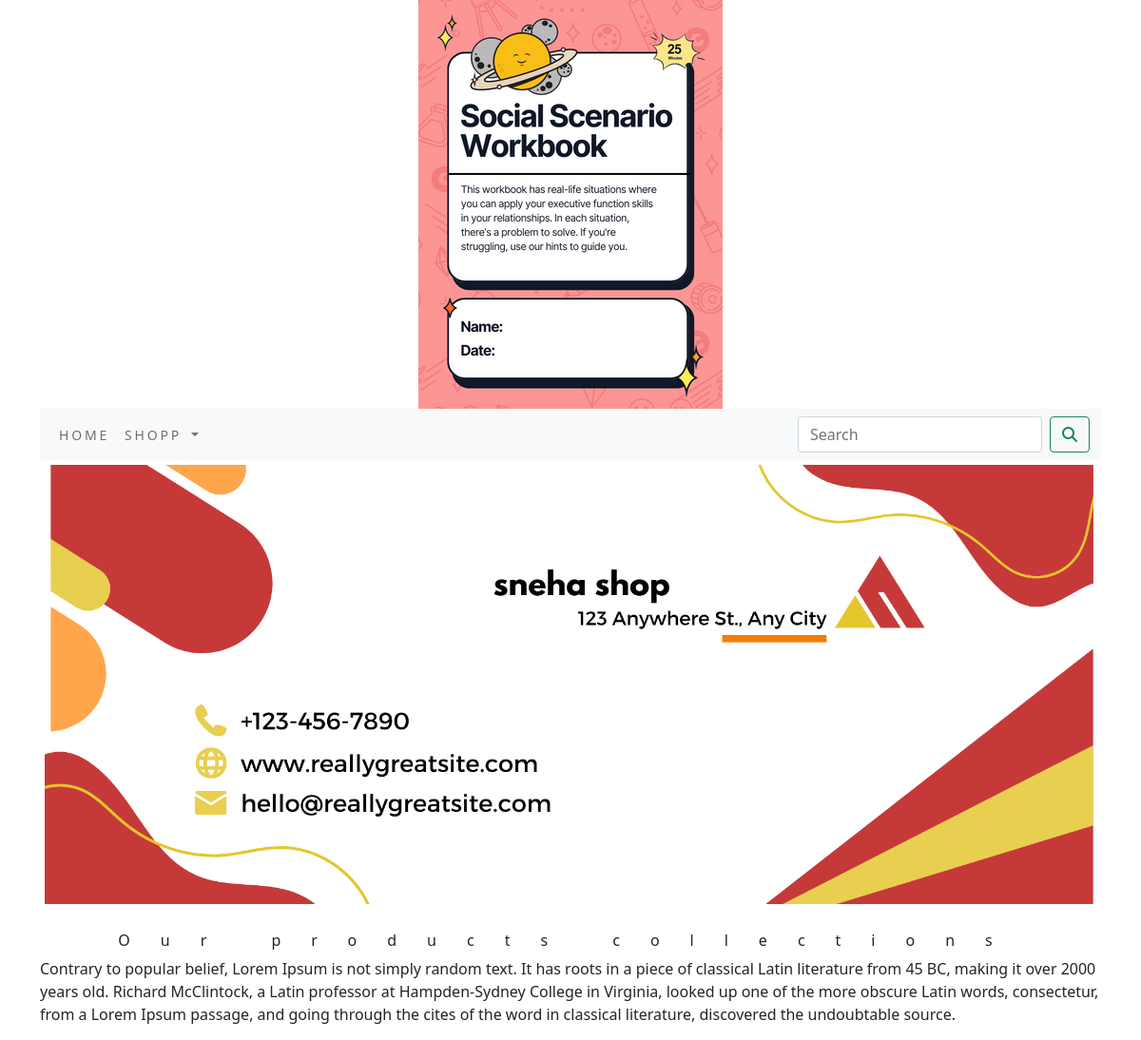
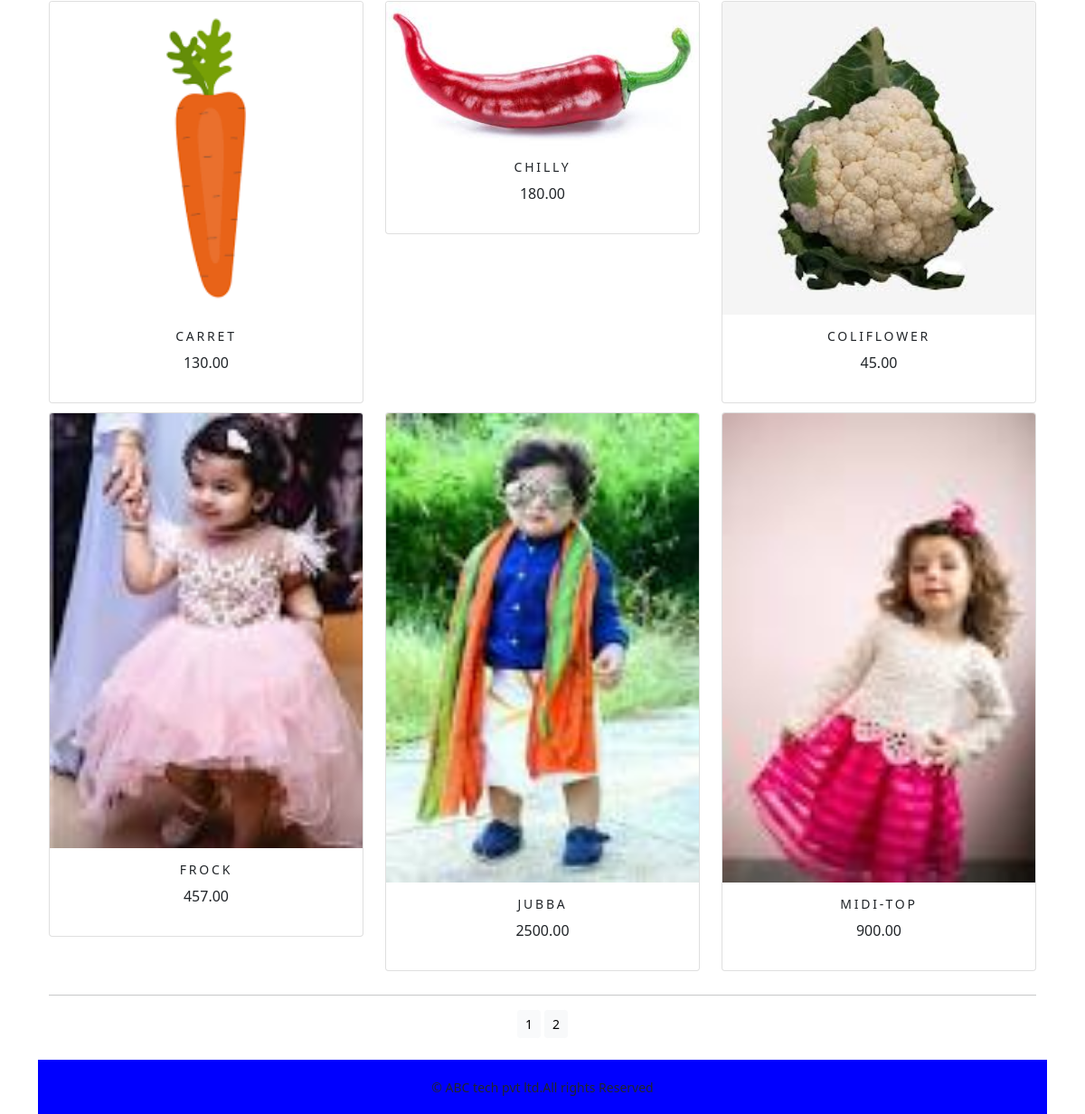
The page /shopp/ on the database its author committed (2 pictures, top to bottom).
### shopp/models.py (models this page shows, shortened)
class Product(models.Model):
    name=models.CharField(max_length=250,unique=True)
    slug=models.SlugField(max_length=250,unique=True)
    description=models.TextField(blank=True)
    price=models.DecimalField(max_digits=10,decimal_places=2)
    category=models.ForeignKey(Category,on_delete=models.CASCADE)
    image=models.ImageField(upload_to='product',blank=True)
    stock=models.IntegerField()
    available=models.BooleanField(default=True)
    created=models.DateTimeField(auto_now_add=True)
    updated=models.DateTimeField(auto_now=True)
    def get_url(self):
        return reverse('shopp:prodCatdetail',args=[self.category.slug,self.slug])
    class Meta:
        ordering=('name',)
        verbose_name='product'
        verbose_name_plural='products'

### shopp/views.py (the view)
# urls.py: path('',views.allProdCat,name='allProdCat'),
def allProdCat(request,c_slug=None):
    c_page=None
    products_list=None
    if c_slug!=None:
        c_page=get_object_or_404(Category,slug=c_slug)
        products_list=Product.objects.all().filter(category=c_page,available=True)
    else:
        products_list=Product.objects.all().filter(available=True)
    paginator=Paginator(products_list,6)
    try:
        page=int(request.GET.get('page','1'))
    except:
        page=1
    try:
        products=paginator.page(page)
    except (EmptyPage,InvalidPage):
        products=paginator.page(paginator.num_pages)
    return render(request,"category.html",{'category':c_page,'products':products})

### cart/context_processors.py (called while the page is built)
def counter(request):
    item_count=0
    if 'admin' in request.path:
        return {}
    else:
        try:
            cart=Cart.objects.filter(cart_id=_cart_id(request))
            cart_items=CartItem.objects.all().filter(cart=cart[:1])
            for cart_item in cart_items:
                item_count += cart_item.quantity
        except Cart.DoesNotExist:
            item_count =0
    return dict(item_count=item_count)

### cart/views.py (called while the page is built)
def _cart_id(request):
    cart=request.session.session_key
    if not cart:
        cart=request.session.create()
    return cart

### shopp/context_processors.py (called while the page is built)
def menu_links(request):
    links=Category.objects.all()
    return dict(links=links)

### shopp/models.py (called while the page is built)
    def get_url(self):
        return reverse('shopp:products_by_category',args=[self.slug])

### templates/category.html (shortened to what this page needs)
{% extends 'base.html' %}
{% load static %}
{% block content %}
<div class="mx_auto">
    {% if category %}
    <img class="my_image" src="{{category.image.url}}" alt="{{category.name}}">
</div>
    <br>
<div>
    <h1 class="text-center my_title">{{category.name}}</h1>
    <p class="text-justify">{{category.description}}</p>
</div>
    {% else %}
<div>
<img class="my_image my_image_padding" src="{% static 'img/banner.png' %}" alt="our products">
</div>
<br>
<div>
    <h1 class="text-center my_title"> Our products collections</h1>
    <p class="text-justify">Contrary to popular belief, Lorem Ipsum is not simply random text. It has roots in a piece of classical Latin literature from 45 BC, making it over 2000 years old. Richard McClintock, a Latin professor at Hampden-Sydney College in Virginia, looked up one of the more obscure Latin words, consectetur, from a Lorem Ipsum passage, and going through the cites of the word in classical literature, discovered the undoubtable source.</p>
</div>
    {% endif %}
<div class="container">
    <div class="row mx_auto">
        {% for product in products.object_list %}
        <div class="my_bottom_margin col-9 col-sm-12 col-md-4  xol-lg-4">
            <div class="card text-center" style="min-width:18rem;">
                <a href="{{product.get_url}}"><img  class="card-img-top my_image" src="{{product.image.url}}" alt="{{product.name}}"></a>
                <div class="card-body">
                   <h4> {{product.name}}</h4>
                    <p>{{product.price}}</p>
                </div>
            </div>
        </div>
        {% endfor %}
    </div>
<div class="mx-auto">
    {% if products.paginator.num_pages > 1 %}
   <hr>
    <div class="text-center">
        {% for pg in products.paginator.page_range %}
            <a href="?page={{pg}}" class="btn btn-light btn-sm {% if products.number == pg %} active {% endif %}">{{pg}}</a>
        {% endfor %}
</div>
     {% endif %}
</div>
<br>
</div>
{% endblock %}

### templates/base.html (shortened to what this page needs)
{% load static %}
<!DOCTYPE html>
<html lang="en" xmlns="http://www.w3.org/1999/html" xmlns="http://www.w3.org/1999/html">
<head>
    <link rel="stylesheet" href="{% static 'css/custom.css' %}">
    <link href="{% static 'css/bootstrap.min.css' %}" rel="stylesheet">
</head>
<body>
<div class="container">
<div>
{% include 'header.html' %}
{% include 'nav.html' %}
{% block content %}
{% endblock %}
</div>
    </div>
{% include 'footer.html' %}
</body>
</html>

### templates/header.html
{% load static %}
<header>
   <center>
   <a href="{% url 'shopp:allProdCat' %}"></a> <img src="{% static 'img/logo.png' %}" alt="logimage">
   </center>
</header>

### templates/nav.html (shortened to what this page needs)
<nav class="navbar navbar-expand-lg navbar-light bg-light">
  <div class="container-fluid">
    <div class="collapse navbar-collapse" id="navbarSupportedContent">
      <ul class="navbar-nav me-auto mb-2 mb-lg-0">
        <li class="nav-item">
          <a class="nav-link" href="#">Home</a>
        </li>
        <li class="nav-item dropdown {% if 'shopp' in request.path %} active {% endif %}">
          <a class="nav-link dropdown-toggle" href="#" id="navbarDropdown" role="button" data-bs-toggle="dropdown" aria-expanded="false">
            Shopp
          </a>
        </li>
      </ul>
      <form class="d-flex" action="{% url 'search_app:SearchResult' %}" method="get">
        <input class="form-control me-2" type="search" placeholder="Search" name="q" aria-label="Search">
        <button class="btn btn-outline-success" type="submit"><i class="fa fa-search" ></i></button>
      </form>
    </div>
  </div>
</nav>

### templates/footer.html
<div class="footer navbar-fixed-bottom my_footer">
  <p class="text-center"> &copy; ABC tech pvt ltd.All rights Reserved</p>
</div>

### static/css/custom.css (style rules this page uses)
body { font-family: 'Roboto', sans-serif; }
.nav-item { letter-spacing : .2em; font-size :14px; text-transform :uppercase; }
.my_footer { background-color:blue; height:60px; }
.my_footer p { padding-top:20px; font-size:14px; }
.my_image { width:100%; height:auto; }
.my_title { font-size:16px; text_transform:uppercase; letter-spacing:2em; }
.my_image_padding { padding:5px; }
.my_bottom_margin { margin-bottom:10px; }
.card-body h4 { font-size:14px; text-transform:uppercase; letter-spacing:.2em }

### rows shown on the page
Product: image (picture), name "CARRET", price "130.00"
Product: image (picture), name "CHILLY", price "180.00"
Product: image (picture), name "COLIFLOWER", price "45.00"
Product: image (picture), name "FROCK", price "457.00"
Product: image (picture), name "JUBBA", price "2500.00"
Product: image (picture), name "MIDI-TOP", price "900.00"

### other values the page prints
{{ pg }} "1" "2"
